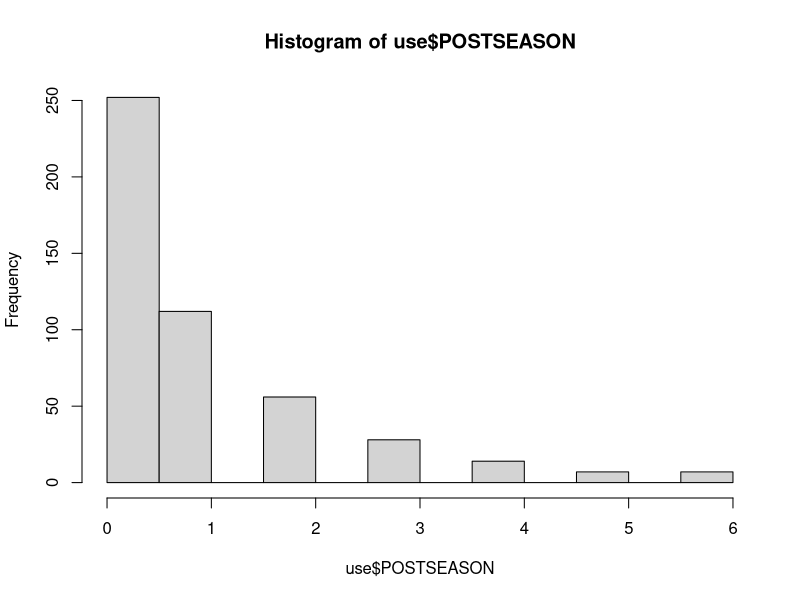

Reproduce this figure in R. (Note: this script raises an error after producing the figure.)
## Trying this package to get 2023 data: (3/13/23)
## https://github.com/andreweatherman/toRvik/blob/HEAD/R/bart_ratings.R
##

## devtools::install_github("andreweatherman/toRvik")

#library(toRvik)

#write.csv(bart_ratings(), "2023//2023.csv")
#write.csv(bart_ratings(2022), "2023//2022.csv")
#write.csv(bart_ratings(2021), "2023//2021.csv")
#write.csv(bart_ratings(2020), "2023//2020.csv")
#write.csv(bart_ratings(2019), "2023//2019.csv")
#write.csv(bart_ratings(2018), "2023//2018.csv")
#write.csv(bart_ratings(2017), "2023//2017.csv")
#write.csv(bart_ratings(2016), "2023//2016.csv")
#write.csv(bart_ratings(2015), "2023//2015.csv")

#data2023 <- read.csv("2023//2023.csv")
#data2022 <- read.csv("2023//2022.csv")
#data2021 <- read.csv("2023//2021.csv")
#data2020 <- read.csv("2023//2020.csv")
#data2019 <- read.csv("2023//2019.csv")
#data2018 <- read.csv("2023//2018.csv")
#data2017 <- read.csv("2023//2017.csv")
#data2016 <- read.csv("2023//2016.csv")
#data2015 <- read.csv("2023//2015.csv")

#data <- rbind(data2022,data2021,data2020,data2019,data2018,data2017,data2016,data2015)

#filtered <- na.omit(data)
#descr::freq(filtered$seed)

#write.csv(filtered, "2023//sevenyears.csv")

## (sometimes incorrect) scores taken from: https://www.ncaa.com/news/basketball-men/article/2020-05-06/2019-ncaa-tournament-bracket-scores-stats-records

use <- read.csv("2023//2015_2022_scored.csv.csv")   ## scored with above

names(use)[names(use) == "final"] <- "POSTSEASON"

use$POSTSEASON[use$POSTSEASON=="Champions"] <- 6     # Changing qualitative outcome to numeric (how many rounds won)
use$POSTSEASON[use$POSTSEASON=="2ND"] <- 5 
use$POSTSEASON[use$POSTSEASON=="F4"] <- 4 
use$POSTSEASON[use$POSTSEASON=="E8"] <- 3
use$POSTSEASON[use$POSTSEASON=="S16"] <- 2
use$POSTSEASON[use$POSTSEASON=="R32"] <- 1
use$POSTSEASON[use$POSTSEASON=="R64"] <- 0 

use$POSTSEASON <- as.numeric(use$POSTSEASON)
hist(use$POSTSEASON)

######################
######################

library(caret)

control <- trainControl(method="cv", number=10,verboseIter = TRUE)
metric <- "RMSE"

use2 <- use[,-c(1,2,3,4,21)]  # index, conf, year

set.seed(32)
fit.lm <- train(POSTSEASON ~ ., data=use2, method="lm", metric=metric, trControl=control, preProcess = "knnImpute")

set.seed(56)
fit.svm <- train(POSTSEASON~., data=use2, method="svmRadial", metric=metric, trControl=control, preProcess = "knnImpute")

########################
########################

results <- resamples(list(lm=fit.lm, svm=fit.svm))
summary(results)
dotplot(results)
